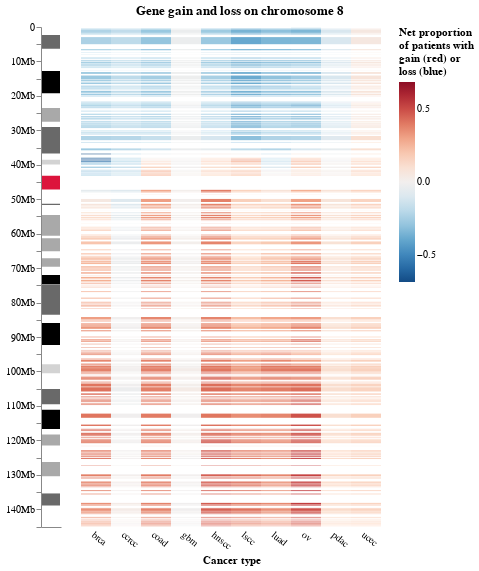

Notebook cell for this chart:
### Code cell
def make_cnv_gradient_plot(counts):
    
    # Make the gradients
    grads = alt.Chart(counts).mark_rect().encode(
        x=alt.X(
            "cancer",
            title="Cancer type",
            axis=alt.Axis(
                labelAngle=40,
                ticks=False,
                grid=False,
                domain=False,
            ),
        ),
        y=alt.Y(
            "start_bp",
            title=None,
            axis=alt.Axis(
                labels=False,
                ticks=False,
                grid=False,
                domain=False,
                values=list(range(0, counts["end_bp"].astype(int).max(), 5000000)),
            )
        ),
        y2="end_bp",
        color=alt.Color(
            "net_patient_prop",
            title=[
                "Net proportion",
                "of patients with",
                "gain (red) or",
                "loss (blue)",
            ],
            scale=alt.Scale(
                scheme="redblue",
                domain=[-counts["net_patient_prop"].abs().max(), counts["net_patient_prop"].abs().max()],
                reverse=True,
            ),
        ),
    ).properties(
        width=300,
    )
    
    # Get the cytoband plot
    cytobands = cnvutils.make_cytoband_plot(
        CHROMOSOME,
        show_xlabel=False,
        height=500
    )
    
    # Concatenate the plots
    grads = alt.hconcat(
        cytobands,
        grads,
        bounds="flush",
        title=f"Gene gain and loss on chromosome {CHROMOSOME}"
    ).resolve_scale(
        color="independent",
        y="shared",
    ).configure_title(
        anchor="middle"
    ).configure_view(
        stroke=None,
    )
    
    return grads

gradient_chart_altair = make_cnv_gradient_plot(gain_loss_counts)
gradient_chart_altair

### Figure 1 — Vega-Lite specification as saved in the notebook (floating-point values rounded to 4 significant figures; data arrays with more than 128 entries replaced by an {"elided": "..."} marker saying what was removed)
{"config": {"view": {"continuousWidth": 400, "continuousHeight": 300, "stroke": null}, "title": {"anchor": "middle"}}, "hconcat": [{"data": {"name": "data-5d1b610ce482a493af2deb2dd07b1027"}, "mark": "bar", "encoding": {"color": {"field": "color", "legend": null, "scale": {"domain": ["acen", "gneg", "gpos25", "gpos50", "gpos75", "gpos100", "gvar"], "range": ["crimson", "white", "lightgray", "darkgray", "dimgray", "black", "plum"]}, "type": "nominal"}, "order": {"field": "bp_start", "sort": "ascending", "type": "quantitative"}, "x": {"axis": {"grid": false, "labelAngle": 0, "labels": false, "ticks": false}, "field": "#chromosome", "title": null, "type": "nominal"}, "y": {"axis": {"grid": false, "labelExpr": "datum.value == 0 ? 0 : datum.value % 10000000 ? null : slice(datum.label, -length(datum.label), -8) + 'Mb'", "values": [0, 5000000, 10000000, 15000000, 20000000, 25000000, 30000000, 35000000, 40000000, 45000000, 50000000, 55000000, 60000000, 65000000, 70000000, 75000000, 80000000, 85000000, 90000000, 95000000, 100000000, 105000000, 110000000, 115000000, 120000000, 125000000, 130000000, 135000000, 140000000, 145000000]}, "field": "bp_start", "scale": {"domain": [145138636, 0], "nice": false}, "stack": null, "title": null, "type": "quantitative"}}, "height": 500}, {"data": {"name": "data-6d0449995030d61befad648cccaae45a"}, "mark": "rect", "encoding": {"color": {"field": "net_patient_prop", "scale": {"domain": [-0.6885, 0.6885], "reverse": true, "scheme": "redblue"}, "title": ["Net proportion", "of patients with", "gain (red) or", "loss (blue)"], "type": "quantitative"}, "x": {"axis": {"domain": false, "grid": false, "labelAngle": 40, "ticks": false}, "field": "cancer", "title": "Cancer type", "type": "nominal"}, "y": {"axis": {"domain": false, "grid": false, "labels": false, "ticks": false, "values": [0, 5000000, 10000000, 15000000, 20000000, 25000000, 30000000, 35000000, 40000000, 45000000, 50000000, 55000000, 60000000, 65000000, 70000000, 75000000, 80000000, 85000000, 90000000, 95000000, 100000000, 105000000, 110000000, 115000000, 120000000, 125000000, 130000000, 135000000, 140000000, 145000000]}, "field": "start_bp", "title": null, "type": "quantitative"}, "y2": {"field": "end_bp"}}, "width": 300}], "bounds": "flush", "resolve": {"scale": {"color": "independent", "y": "shared"}}, "title": "Gene gain and loss on chromosome 8", "$schema": "https://vega.github.io/schema/vega-lite/v4.17.0.json", "datasets": {"data-5d1b610ce482a493af2deb2dd07b1027": [{"#chromosome": "8", "arm": "p", "band": 23.3, "iscn_start": 0, "iscn_stop": 115, "bp_start": 1, "bp_stop": 2300000, "stain": "gneg", "density": null, "color": "gneg"}, {"#chromosome": "8", "arm": "p", "band": 23.2, "iscn_start": 115, "iscn_stop": 331, "bp_start": 2300001, "bp_stop": 6300000, "stain": "gpos", "density": 75.0, "color": "gpos75"}, {"#chromosome": "8", "arm": "p", "band": 23.1, "iscn_start": 331, "iscn_stop": 690, "bp_start": 6300001, "bp_stop": 12800000, "stain": "gneg", "density": null, "color": "gneg"}, {"#chromosome": "8", "arm": "p", "band": 22.0, "iscn_start": 690, "iscn_stop": 992, "bp_start": 12800001, "bp_stop": 19200000, "stain": "gpos", "density": 100.0, "color": "gpos100"}, {"#chromosome": "8", "arm": "p", "band": 21.3, "iscn_start": 992, "iscn_stop": 1179, "bp_start": 19200001, "bp_stop": 23500000, "stain": "gneg", "density": null, "color": "gneg"}, {"#chromosome": "8", "arm": "p", "band": 21.2, "iscn_start": 1179, "iscn_stop": 1380, "bp_start": 23500001, "bp_stop": 27500000, "stain": "gpos", "density": 50.0, "color": "gpos50"}, {"#chromosome": "8", "arm": "p", "band": 21.1, "iscn_start": 1380, "iscn_stop": 1639, "bp_start": 27500001, "bp_stop": 29000000, "stain": "gneg", "density": null, "color": "gneg"}, {"#chromosome": "8", "arm": "p", "band": 12.0, "iscn_start": 1639, "iscn_stop": 1897, "bp_start": 29000001, "bp_stop": 36700000, "stain": "gpos", "density": 75.0, "color": "gpos75"}, {"#chromosome": "8", "arm": "p", "band": 11.23, "iscn_start": 1897, "iscn_stop": 2041, "bp_start": 36700001, "bp_stop": 38500000, "stain": "gneg", "density": null, "color": "gneg"}, {"#chromosome": "8", "arm": "p", "band": 11.22, "iscn_start": 2041, "iscn_stop": 2156, "bp_start": 38500001, "bp_stop": 39900000, "stain": "gpos", "density": 25.0, "color": "gpos25"}, {"#chromosome": "8", "arm": "p", "band": 11.21, "iscn_start": 2156, "iscn_stop": 2343, "bp_start": 39900001, "bp_stop": 43200000, "stain": "gneg", "density": null, "color": "gneg"}, {"#chromosome": "8", "arm": "p", "band": 11.1, "iscn_start": 2343, "iscn_stop": 2472, "bp_start": 43200001, "bp_stop": 45200000, "stain": "acen", "density": null, "color": "acen"}, {"#chromosome": "8", "arm": "q", "band": 11.1, "iscn_start": 2472, "iscn_stop": 2645, "bp_start": 45200001, "bp_stop": 47200000, "stain": "acen", "density": null, "color": "acen"}, {"#chromosome": "8", "arm": "q", "band": 11.21, "iscn_start": 2645, "iscn_stop": 2817, "bp_start": 47200001, "bp_stop": 51300000, "stain": "gneg", "density": null, "color": "gneg"}, {"#chromosome": "8", "arm": "q", "band": 11.22, "iscn_start": 2817, "iscn_stop": 3033, "bp_start": 51300001, "bp_stop": 51700000, "stain": "gpos", "density": 75.0, "color": "gpos75"}, {"#chromosome": "8", "arm": "q", "band": 11.23, "iscn_start": 3033, "iscn_stop": 3277, "bp_start": 51700001, "bp_stop": 54600000, "stain": "gneg", "density": null, "color": "gneg"}, {"#chromosome": "8", "arm": "q", "band": 12.1, "iscn_start": 3277, "iscn_stop": 3493, "bp_start": 54600001, "bp_stop": 60600000, "stain": "gpos", "density": 50.0, "color": "gpos50"}, {"#chromosome": "8", "arm": "q", "band": 12.2, "iscn_start": 3493, "iscn_stop": 3622, "bp_start": 60600001, "bp_stop": 61300000, "stain": "gneg", "density": null, "color": "gneg"}, {"#chromosome": "8", "arm": "q", "band": 12.3, "iscn_start": 3622, "iscn_stop": 3809, "bp_start": 61300001, "bp_stop": 65100000, "stain": "gpos", "density": 50.0, "color": "gpos50"}, {"#chromosome": "8", "arm": "q", "band": 13.1, "iscn_start": 3809, "iscn_stop": 3938, "bp_start": 65100001, "bp_stop": 67100000, "stain": "gneg", "density": null, "color": "gneg"}, {"#chromosome": "8", "arm": "q", "band": 13.2, "iscn_start": 3938, "iscn_stop": 4096, "bp_start": 67100001, "bp_stop": 69600000, "stain": "gpos", "density": 50.0, "color": "gpos50"}, {"#chromosome": "8", "arm": "q", "band": 13.3, "iscn_start": 4096, "iscn_stop": 4312, "bp_start": 69600001, "bp_stop": 72000000, "stain": "gneg", "density": null, "color": "gneg"}, {"#chromosome": "8", "arm": "q", "band": 21.11, "iscn_start": 4312, "iscn_stop": 4545, "bp_start": 72000001, "bp_stop": 74600000, "stain": "gpos", "density": 100.0, "color": "gpos100"}, {"#chromosome": "8", "arm": "q", "band": 21.12, "iscn_start": 4545, "iscn_stop": 4628, "bp_start": 74600001, "bp_stop": 74700000, "stain": "gneg", "density": null, "color": "gneg"}, {"#chromosome": "8", "arm": "q", "band": 21.13, "iscn_start": 4628, "iscn_stop": 4858, "bp_start": 74700001, "bp_stop": 83500000, "stain": "gpos", "density": 75.0, "color": "gpos75"}, {"#chromosome": "8", "arm": "q", "band": 21.2, "iscn_start": 4858, "iscn_stop": 4959, "bp_start": 83500001, "bp_stop": 85900000, "stain": "gneg", "density": null, "color": "gneg"}, {"#chromosome": "8", "arm": "q", "band": 21.3, "iscn_start": 4959, "iscn_stop": 5289, "bp_start": 85900001, "bp_stop": 92300000, "stain": "gpos", "density": 100.0, "color": "gpos100"}, {"#chromosome": "8", "arm": "q", "band": 22.1, "iscn_start": 5289, "iscn_stop": 5577, "bp_start": 92300001, "bp_stop": 97900000, "stain": "gneg", "density": null, "color": "gneg"}, {"#chromosome": "8", "arm": "q", "band": 22.2, "iscn_start": 5577, "iscn_stop": 5692, "bp_start": 97900001, "bp_stop": 100500000, "stain": "gpos", "density": 25.0, "color": "gpos25"}, {"#chromosome": "8", "arm": "q", "band": 22.3, "iscn_start": 5692, "iscn_stop": 5922, "bp_start": 100500001, "bp_stop": 105100000, "stain": "gneg", "density": null, "color": "gneg"}, {"#chromosome": "8", "arm": "q", "band": 23.1, "iscn_start": 5922, "iscn_stop": 6152, "bp_start": 105100001, "bp_stop": 109500000, "stain": "gpos", "density": 75.0, "color": "gpos75"}, {"#chromosome": "8", "arm": "q", "band": 23.2, "iscn_start": 6152, "iscn_stop": 6267, "bp_start": 109500001, "bp_stop": 111100000, "stain": "gneg", "density": null, "color": "gneg"}, {"#chromosome": "8", "arm": "q", "band": 23.3, "iscn_start": 6267, "iscn_stop": 6611, "bp_start": 111100001, "bp_stop": 116700000, "stain": "gpos", "density": 100.0, "color": "gpos100"}, {"#chromosome": "8", "arm": "q", "band": 24.11, "iscn_start": 6611, "iscn_stop": 6726, "bp_start": 116700001, "bp_stop": 118300000, "stain": "gneg", "density": null, "color": "gneg"}, {"#chromosome": "8", "arm": "q", "band": 24.12, "iscn_start": 6726, "iscn_stop": 6942, "bp_start": 118300001, "bp_stop": 121500000, "stain": "gpos", "density": 50.0, "color": "gpos50"}, {"#chromosome": "8", "arm": "q", "band": 24.13, "iscn_start": 6942, "iscn_stop": 7244, "bp_start": 121500001, "bp_stop": 126300000, "stain": "gneg", "density": null, "color": "gneg"}, {"#chromosome": "8", "arm": "q", "band": 24.21, "iscn_start": 7244, "iscn_stop": 7431, "bp_start": 126300001, "bp_stop": 130400000, "stain": "gpos", "density": 50.0, "color": "gpos50"}, {"#chromosome": "8", "arm": "q", "band": 24.22, "iscn_start": 7431, "iscn_stop": 7661, "bp_start": 130400001, "bp_stop": 135400000, "stain": "gneg", "density": null, "color": "gneg"}, {"#chromosome": "8", "arm": "q", "band": 24.23, "iscn_start": 7661, "iscn_stop": 7804, "bp_start": 135400001, "bp_stop": 138900000, "stain": "gpos", "density": 75.0, "color": "gpos75"}, {"#chromosome": "8", "arm": "q", "band": 24.3, "iscn_start": 7804, "iscn_stop": 8250, "bp_start": 138900001, "bp_stop": 145138636, "stain": "gneg", "density": null, "color": "gneg"}], "data-6d0449995030d61befad648cccaae45a": {"elided": "6272 records"}}}
